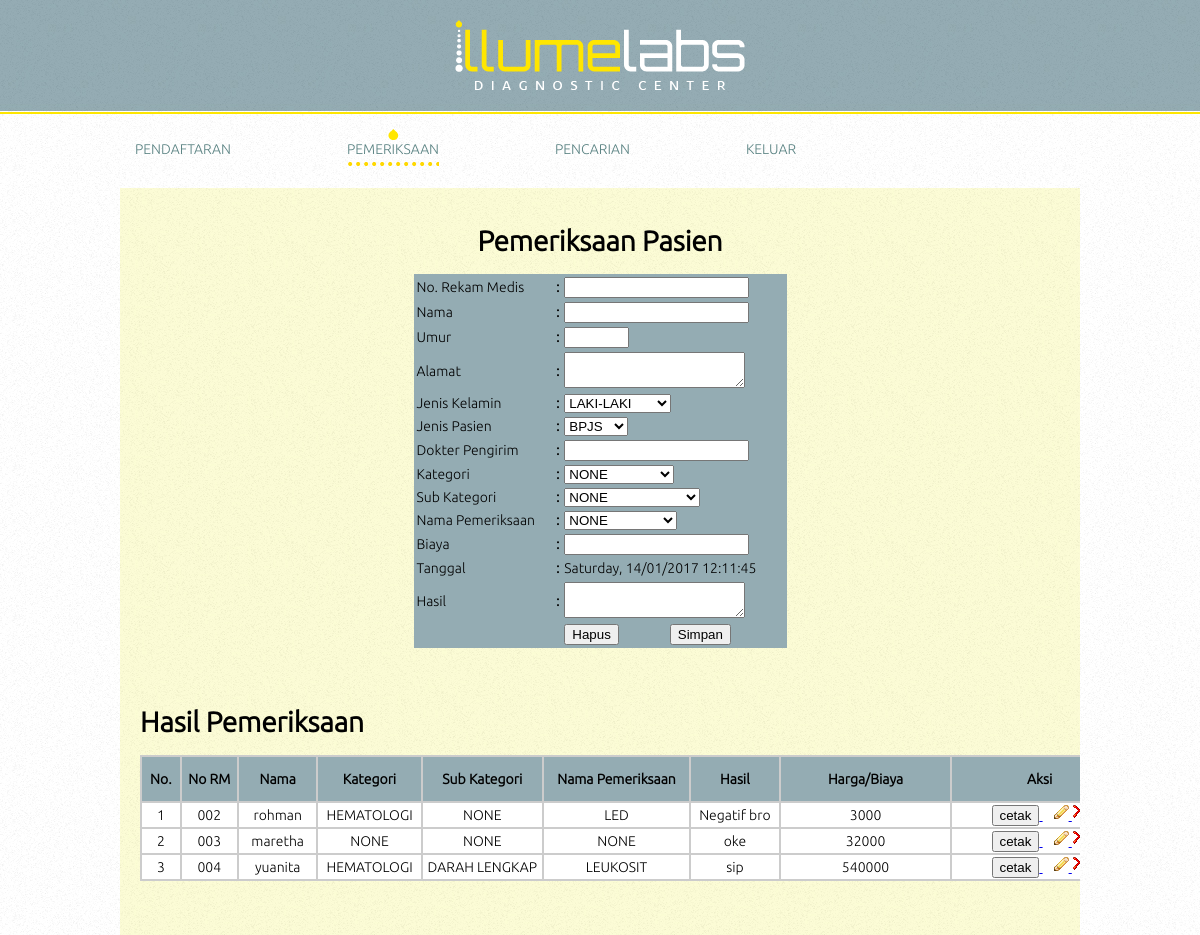
The page /tampildata.php (signed in) on the database its author committed.
### tables this page shows
CREATE TABLE `tabelpemeriksaan` (
  `no` int(10) NOT NULL,
  `no_rm` varchar(6) NOT NULL,
  `nama` varchar(50) NOT NULL,
  `umur` int(3) NOT NULL,
  `alamat` text NOT NULL,
  `jenis_kelamin` varchar(2) NOT NULL,
  `jenis_pasien` varchar(5) NOT NULL,
  `dokter` varchar(100) NOT NULL,
  `kategori` varchar(20) NOT NULL,
  `sub_kategori` varchar(20) NOT NULL,
  `pemeriksaan` varchar(20) NOT NULL,
  `pembayaran` int(15) NOT NULL,
  `tanggal` text NOT NULL,
  `nilai_tes` int(11) NOT NULL,
  `hasil` text NOT NULL
);

### tampildata.php (the view, shortened to what this page needs)
<?php require_once('Connections/lab.php'); ?>
<?php
$editFormAction = $_SERVER['PHP_SELF'];
if (isset($_SERVER['QUERY_STRING'])) {
  $editFormAction .= "?" . htmlentities($_SERVER['QUERY_STRING']);
}
if(isset($_GET['q'])){
  $where = ' no_rm = ' . $_GET['q'];
}else{
  $where = ' 1';
}
$query_Recordset1 = "SELECT * FROM tabelpemeriksaan WHERE ". $where;
$Recordset1 = mysql_query($query_Recordset1, $lab) or die(mysql_error());
$row_Recordset1 = mysql_fetch_assoc($Recordset1);
?>
<?php
$logoutAction = $_SERVER['PHP_SELF']."?doLogout=true";
?>
<!DOCTYPE HTML>
<html>
<head>
	<link rel="stylesheet" href="css/style.css" type="text/css">
  <link href="delete_data.php" rel="stylesheet" type="text/css">
</head>
<body>
	<div id="header">
		<a href="index.html" class="logo"><img src="images/logo.png" alt=""></a>
		<ul>
			<li>
				<a href="pendaftaran.php">PENDAFTARAN</a>			</li>
			<li class="selected">
				<a href="tampildata.php">PEMERIKSAAN</a>			</li>
			<li>
				<a href="pencarian.php">PENCARIAN</a>			</li>
			<li>
				<a href="<?php echo $logoutAction ?>" onClick="return confirm('Apakah anda yakin keluar dari Aplikasi Register ?')">KELUAR</a></li>
		</ul>
	</div>
	<div id="body">
	  <div align="left">
	    <h1 align="center" class="style2">Pemeriksaan Pasien </h1>
	    <form name="pemeriksaan" method="POST" action="<?php echo $editFormAction; ?>">
	      <table width="373" align="center" bgcolor="#94ACB3" class="style1">
            <tr>
              <td>No. Rekam Medis </td>
              <td><strong>:</strong></td>
              <td colspan="2"><input name="no_rm" type="text" id="no_rm" maxlength="6"></td>
            </tr>
            <tr>
              <td>Nama</td>
              <td><strong>:</strong></td>
              <td colspan="2"><input name="nama" type="text" id="nama" maxlength="50"></td>
            </tr>
            <tr>
              <td>Umur</td>
              <td><strong>:</strong></td>
              <td colspan="2"><input name="umur" type="text" id="umur" size="5" maxlength="3"></td>
            </tr>
            <tr>
              <td>Alamat</td>
              <td><strong>:</strong></td>
              <td colspan="2"><textarea name="alamat" id="alamat"></textarea></td>
            </tr>
            <tr>
              <td>Jenis Kelamin </td>
              <td><strong>:</strong></td>
              <td colspan="2"><strong>
                <label>
                <select name="jenis_kelamin" id="jenis_kelamin" required>
                  <option value="L">LAKI-LAKI</option>
                </select>
                </label>
              </strong></td>
            </tr>
            <tr>
              <td>Jenis Pasien </td>
              <td><strong>:</strong></td>
              <td colspan="2"><strong>
                <select name="jenis_pasien" size="1" id="jenis_pasien" required>
                  <option>BPJS</option>
                </select>
              </strong></td>
            </tr>
            <tr>
              <td>Dokter Pengirim </td>
              <td><strong>:</strong></td>
              <td colspan="2"><strong>
                <label>
                <input name="dokter" type="text" id="dokter" maxlength="100">
                </label>
              </strong></td>
            </tr>
            <tr>
              <td>Kategori</td>
              <td><strong>:</strong></td>
              <td colspan="2"><strong>
                <select name="kategori" size="1" id="kategori" required>
                  <option>NONE</option>
                </select>
              </strong></td>
            </tr>
            <tr>
              <td>Sub Kategori </td>
              <td><strong>:</strong></td>
              <td colspan="2"><strong> </strong>
                  <select name="sub_kategori" size="1" id="sub_kategori" required>
                    <option>NONE</option>
                  </select>
                </td>
            </tr>
            <tr>
              <td>Nama Pemeriksaan </td>
              <td><strong>:</strong></td>
              <td colspan="2"><select name="pemeriksaan" size="1" id="pemeriksaan" required>
                  <option>NONE</option>
                </select>              </td>
            </tr>
            <tr>
              <td>Biaya</td>
              <td><strong>:</strong></td>
              <td colspan="2"><strong>
                <label>
                <input name="pembayaran" type="text" id="pembayaran" maxlength="15">
                </label>
              </strong></td>
            </tr>
            <tr>
              <td height="19">Tanggal</td>
              <td><strong>:</strong></td>
              <td colspan="2"><?php $tanggal=date("l, d/m/Y H:i:s"); echo $tanggal; ?></td>
            </tr>
            <tr>
              <td height="19">Hasil</td>
              <td><strong>:</strong></td>
              <td colspan="2"><textarea name="hasil" id="hasil"></textarea></td>
            </tr>
            <tr>
              <td height="19">&nbsp;</td>
              <td>&nbsp;</td>
              <td><input type="reset" name="Submit3" value="Hapus"></td>
              <td><input type="submit" name="Submit" value="Simpan"></td>
            </tr>
          </table>
	    </form>
	    <p>&nbsp;</p>
      </div>
	  <ul><li>
	    <h1 class="style3">Hasil Pemeriksaan <?php if(isset($_GET['q'])) echo '<a class="pencarian" href="pencarian.php?default='.$_GET['q'].'">Pencarian</a>' ?></h1>
	    <form name="hasil" method="post" action="">
	      <table width="989" align="center" bgcolor="#CCCCCC">
            <tr>
              <td width="35" bgcolor="#94ACB3"><p align="center"><strong>No.</strong></p></td>
              <td width="52" bgcolor="#94ACB3"><p align="center"><strong>No RM </strong></p></td>
              <td width="74" bgcolor="#94ACB3"><div align="center"><strong>Nama</strong></div></td>
              <td width="98" bgcolor="#94ACB3"><p align="center"><strong>Kategori</strong></p></td>
              <td width="115" bgcolor="#94ACB3"><p align="center"><strong>Sub Kategori </strong></p></td>
              <td width="140" bgcolor="#94ACB3"><p align="center"><strong>Nama Pemeriksaan </strong></p></td>
              <td width="84" bgcolor="#94ACB3"><p align="center"><strong>Hasil</strong></p></td>
              <td width="164" bgcolor="#94ACB3"><div align="center"><strong>Harga/Biaya</strong></div></td>
              <td width="169" bgcolor="#94ACB3"><p align="center"><strong>Aksi</strong></p></td>
            </tr>
			<?php
      $no = 1;
      if ($row_Recordset1 > 0){ do { ?>
            <tr>
              <td bgcolor="#FFFFFF"><div align="center"><?php echo $no; ?></div></td>
              <td bgcolor="#FFFFFF"><div align="center"><?php echo $row_Recordset1['no_rm']; ?></div></td>
              <td bgcolor="#FFFFFF"><div align="center"><?php echo $row_Recordset1['nama']; ?></div></td>
              <td bgcolor="#FFFFFF"><div align="center"><?php echo $row_Recordset1['kategori']; ?></div></td>
              <td bgcolor="#FFFFFF"><div align="center"><?php echo $row_Recordset1['sub_kategori']; ?></div></td>
              <td bgcolor="#FFFFFF"><div align="center"><?php echo $row_Recordset1['pemeriksaan']; ?></div></td>
              <td bgcolor="#FFFFFF"><div align="center"><?php echo $row_Recordset1['hasil']; ?></div></td>
              <td bgcolor="#FFFFFF"><div align="center"><?php echo $row_Recordset1['pembayaran']; ?></div></td>
              <td bgcolor="#FFFFFF">
                <div align="center">
                  <a href="cetak/cetak_data.php?id=<?php echo $row_Recordset1['no']; ?>" style="margin-right:10px">
                    <button>cetak</button>
                  </a>
                  <a href="edit_data.php?id=<?php echo $row_Recordset1['no']; ?>">
                    <img src="b_edit.png">
                  </a>
                  <a href="delete_data.php?id=<?php echo $row_Recordset1['no']; ?>" onClick="return confirm('Apakah anda yakin akan menghapus data pasien tersebut?')">
                    <img src="b_drop.png">
                  </a>
                </div>
              </td>
            </tr>
			<?php $no++; } while ($row_Recordset1 = mysql_fetch_assoc($Recordset1)); }elseif($_GET['q']==""){ echo '<td colspan="9"><div align="center"><h3>TIDAK ADA DATA</h3></div></td>'; }else{echo '<td colspan="9"><div align="center"><h3>TIDAK ADA DATA YANG DICARI</h3></div></td>';} ?>
          </table>
        </form>
	  </li>
	  </ul>
</div>
</body>
</html>

### css/style.css (style rules this page uses)
body { background: url(../images/bg-body.jpg) repeat; font-family: 'Conv_Ubuntu-Light'; font-size: 14px; font-weight: normal; line-height: 1; margin: 0; min-width: 960px; padding: 0; }
#header { background: url(../images/bg-header.jpg) repeat-x; margin: 0; padding: 18px 0 0; }
#header a.logo { display: block; height: 74px; margin: 0 auto 22px; padding: 0; width: 296px; }
#header a.logo img { border: 0; display: block; }
#header ul { margin: 0 auto; overflow: hidden; padding: 15px 0 22px; text-align: center; width: 960px; }
#header ul li { float: left; list-style: none; margin: 0 0 0 116px; ; padding: 0; }
#header ul li:first-child { margin: 0 0 0 15px; }
#header ul li a { color: #588181; display: block; height: 37px; line-height: 40px; margin: 0; padding: 0; text-align: center; text-decoration: none; text-transform: uppercase; }
#header ul li.selected { background: url(../images/bg-menu.png) no-repeat top center; }
#header ul li.selected a { background: url(../images/dots.png) repeat-x left bottom; }
#body { background: url(../images/bg-content.jpg) repeat; margin: 0 auto; height: auto; overflow: hidden; padding: 20px 0; width: 960px; }
#body > ul { margin: 0; padding: 0; }
#body > ul > li { border-top: 2px solid #ffe600; list-style: none; margin: 0; overflow: hidden; padding: 40px 20px 20px; }
#body > ul > li:first-child { border: 0; padding: 0 20px 20px; }

### rows shown on the page
tabelpemeriksaan: no_rm "002", nama "rohman", kategori "HEMATOLOGI", sub_kategori "NONE", pemeriksaan "LED", hasil "Negatif bro", pembayaran "3000"
tabelpemeriksaan: no_rm "003", nama "maretha", kategori "NONE", sub_kategori "NONE", pemeriksaan "NONE", hasil "oke", pembayaran "32000"
tabelpemeriksaan: no_rm "004", nama "yuanita", kategori "HEMATOLOGI", sub_kategori "DARAH LENGKAP", pemeriksaan "LEUKOSIT", hasil "sip", pembayaran "540000"
